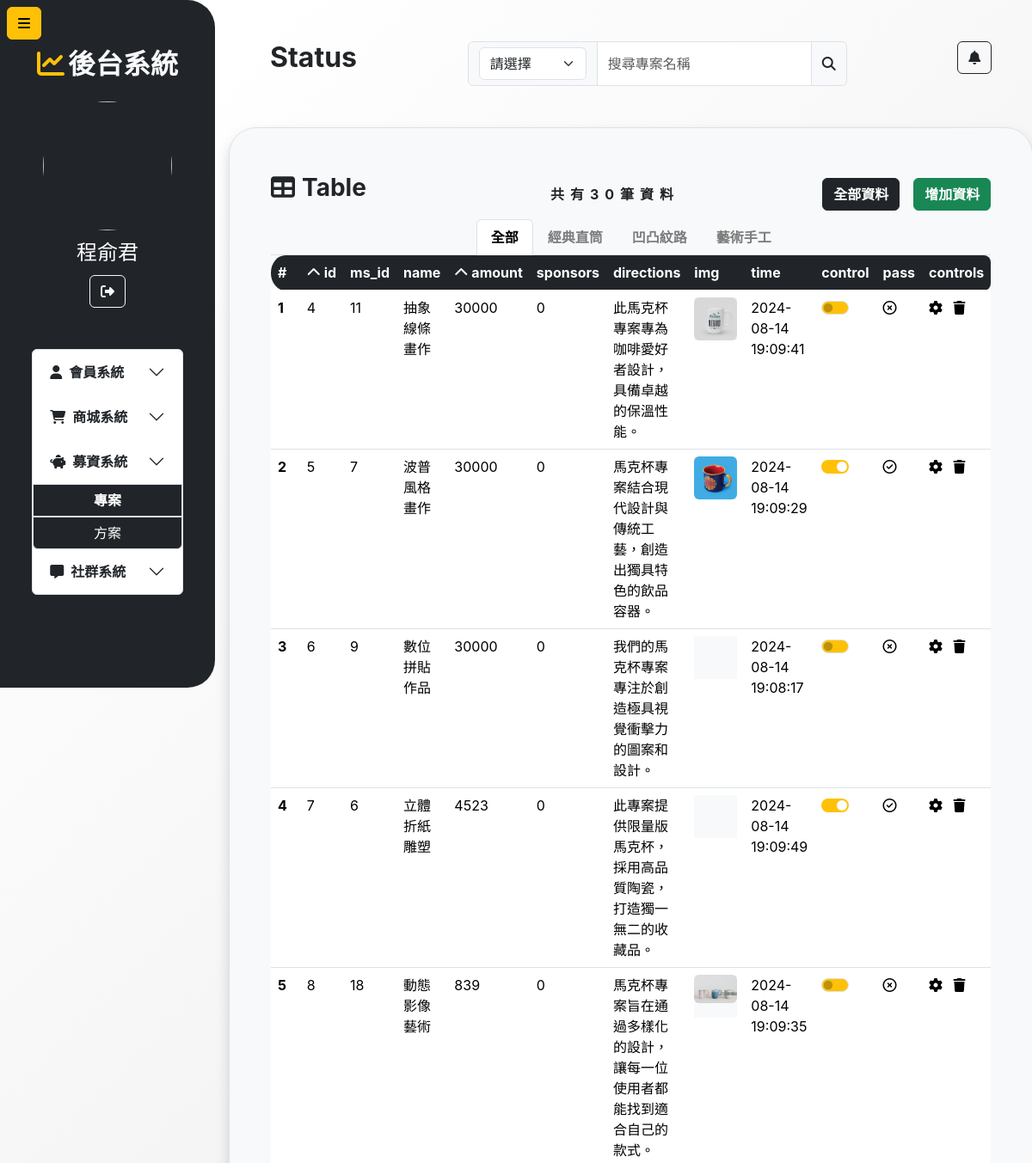
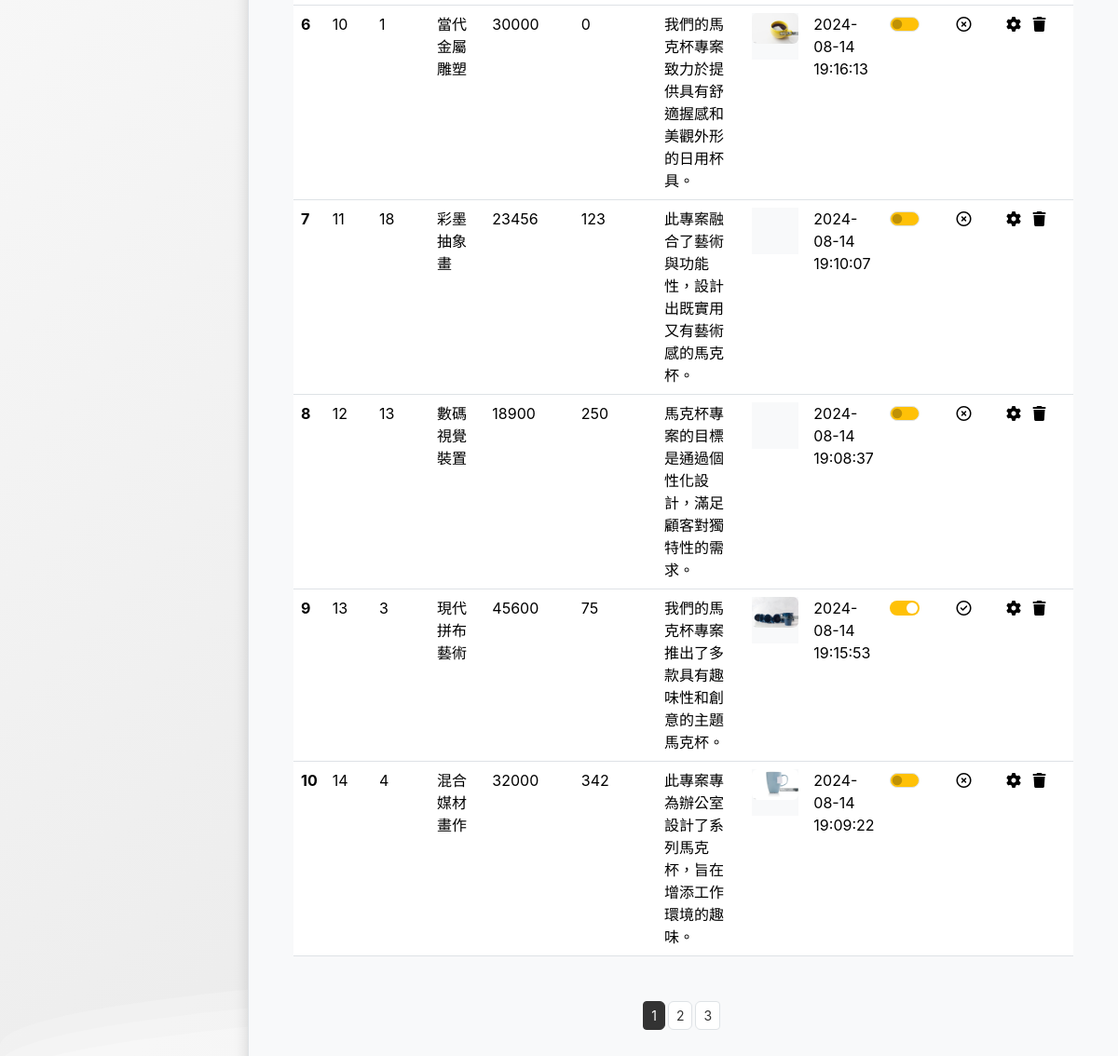
/fundrais/project.php (signed in), run on the app's committed database (2 pictures, top to bottom).
### tables this page shows
CREATE TABLE `type` (
  `id` int(11) NOT NULL,
  `name` varchar(20) DEFAULT NULL
);

CREATE TABLE `project` (
  `id` int(11) NOT NULL,
  `ms_id` int(11) NOT NULL,
  `type_id` int(11) NOT NULL,
  `name` varchar(100) NOT NULL,
  `amount` int(11) NOT NULL,
  `sponsors` int(11) DEFAULT 0,
  `directions` varchar(100) NOT NULL,
  `img` varchar(50) NOT NULL,
  `scope` varchar(30) DEFAULT NULL,
  `pass` int(11) DEFAULT 0,
  `success` int(11) DEFAULT 0,
  `time` datetime DEFAULT current_timestamp(),
  `endtime` datetime DEFAULT NULL
);

### fundrais/project.php (the view, shortened to what this page needs)
<?php
require_once("../conn.php");
if (isset($_GET['query']) && !empty($_GET['query'])) {
  $query = $_GET['query'];
  $search = "`name` LIKE '%$query%' AND";
} else {
  $search = "";
  $query = "";
}
$cid = isset($_GET["cid"]) ? (int)$_GET["cid"] : 0;
if ($cid === 0) {
  $type = "";
} else {
  $type = "`type_id`= $cid AND";
}
if (isset($_GET['query']) && !empty($_GET['query'])) {
  $query = $_GET['query'];
  $queryType=isset($_GET['queryType'])?$_GET['queryType']:"name";
  $search = "`$queryType`  LIKE '%$query%' AND";
} else {
  $search = "";
  $query = "";
}
$page = isset($_GET["page"]) ? (int)$_GET["page"] : 1;
$perPage = 10;
$pageStart = ($page - 1) * $perPage;
$order="";
$if=false;
$sql = "SELECT *  FROM `project` WHERE    $search  $type    (`endtime` is NULL or `endtime` > NOW())  $order LIMIT $pageStart,$perPage";
$sqlAll = "SELECT *  FROM `project` WHERE  $search  $type   (`endtime` is NULL or `endtime` > NOW()) ";
$sqlType = "SELECT *  FROM `type`";
try {
  $result = $conn->query($sql);
  $allResult = $conn->query($sqlAll);
  $typeResult = $conn->query($sqlType);
  $projectNumber = $allResult->num_rows;
  $totlePage = ceil($projectNumber / $perPage);
  $Number = $result->num_rows;
  $rows = $result->fetch_all(MYSQLI_ASSOC);
  $typeRows = $typeResult->fetch_all(MYSQLI_ASSOC);
} catch (mysqli_sql_exception $e) {
  echo $e->getMessage();
}
?>
<!DOCTYPE html>
<html lang="zh-hant-TW">
<head>
  <link rel="stylesheet" href="https://cdnjs.cloudflare.com/ajax/libs/font-awesome/6.6.0/css/all.min.css" />
  <link rel="stylesheet" href="../css/index.css">
  <link href="https://cdn.jsdelivr.net/npm/bootstrap@5.3.3/dist/css/bootstrap.min.css" rel="stylesheet">
</head>
<body>
</body>
<body>
  <div class="p-0 container-fluid d-flex  ">
    <div class="collapse show collapse-horizontal  sticky-top z-1 h100vh" id="collapseWidthExample">
      <nav class="w250px h100vh bg-dark p-2 rounded-end-5 ">
        <div class="my-4 mt-5">
          <h2 class="text-center text-light fw-bold"><i class="fa-solid fa-chart-line me-1 text-warning"></i>後台系統</h2>
        </div>
        <div>
          <img class="d-block m-auto rounded-circle mt-2 w150px h150px" src="../membersystem/php_image/<?=$_SESSION["user"]["img"]?>" alt="">
          <p class="text-white text-center my-2 fs-4"><?=$_SESSION["user"]["name"]?></p>
            <button type="button" class="btn btn-outline-light d-block m-auto loginOut">
              <i class="fa-solid fa-right-from-bracket"></i>
            </button>
        </div>
        <div class="accordion mt-5 " id="accordionExample">
          <div class="accordion-item w-75 m-auto ">
            <h2 class="accordion-header ">
              <button class=" fw-bold  accordion-button collapsed  " type="button" data-bs-toggle="collapse" data-bs-target="#collapseOne" aria-expanded="true" aria-controls="collapseOne">
                <i class="fa-solid fa-user me-2"></i>會員系統
              </button>
              <button class=" fw-bold  accordion-button collapsed " type="button" data-bs-toggle="collapse" data-bs-target="#collapseTwo" aria-expanded="true" aria-controls="collapseOne">
              <i class="fa-solid fa-cart-shopping me-2" ></i>商城系統
              </button>
              <button class=" fw-bold  accordion-button collapsed " type="button" data-bs-toggle="collapse" data-bs-target="#collapseThree" aria-expanded="true" aria-controls="collapseOne">
              <i class="fa-solid fa-piggy-bank me-2"></i>募資系統
              </button>
              <div id="collapseThree" class="accordion-collapse collapse show" data-bs-parent="#accordionExample">
              <div class="accordion-body p-0">
                <div class="d-grid  ">
                  <div>
                    <a href="./project.php" class="btn d-block bg-dark fw-bold text-white rounded-0 border">專案</a>
                  </div>
                  <div>
                    <a href="#" class="btn d-block bg-dark text-white rounded-0 border rounded-bottom">方案</a>
                  </div>
                </div>
              </div>
            </div>
              <button class=" fw-bold  accordion-button collapsed " type="button" data-bs-toggle="collapse" data-bs-target="#collapseFour" aria-expanded="true" aria-controls="collapseOne">
                <i class="fa-solid fa-message me-2"></i>社群系統
              </button>
            </h2>
          </div>
        </div>
      </nav>
    </div>
    <button class="btn btn-warning z-3   position-fixed start-0 top-0 mt-2 ms-2" type="button" data-bs-toggle="collapse" data-bs-target="#collapseWidthExample" aria-expanded="false" aria-controls="collapseWidthExample">
      <i class="fa-solid fa-bars"></i>
    </button>
    <main class="flex-grow-1 px-3 mb-5">
      <div class="d-flex p-5 justify-content-between">
        <div class="">
          <h2 class="fw-bold">Status</h2>
        </div>
        <div class="flex-grow">
          <form action="" method="get">
            <div class="input-group flex-nowrap">
              <div class="input-group-text">
                <select id="Select" name="queryType" class="form-select">
                  <option <?=isset($_GET["queryType"])?"":"selected"?> value="" disabled>請選擇</option>
                </select>
              </div>
              <input type="text" class="form-control  inputWidth" name="query" id="search" placeholder="搜尋專案名稱" aria-label="Username" aria-describedby="addon-wrapping" value="<?php echo isset($_GET['query']) ? htmlspecialchars($_GET['query']) : ''; ?>">
              <button class="input-group-text search" id="addon-wrapping "><i class="fa-solid fa-magnifying-glass"></i></button>
            </div>
          </form>
        </div>
        <div>
          <button type="button" class="btn btn-outline-dark"><i class="fa-solid fa-bell"></i></button>
        </div>
      </div>
      <div class="container border p-5 rounded-5 bg-light shadow">
        <div class="d-flex justify-content-between align-items-center">
          <p class="fs-3 fw-bold">
            <i class="fa-solid fa-table me-2"></i>Table
          </p>
          <p class=" fw-bold m-0 letter-spacing ms-5">共有<?= $projectNumber ?>筆資料</p>
          <div class="d-flex align-items-center">
            <a class="btn text-white btn-dark fw-bold me-3" href="./project.php">全部資料</a>
            <button type="button" class="btn btn-success fw-bold" data-bs-toggle="modal" data-bs-target="#exampleModal">增加資料</button>
          </div>
        </div>
        <div class="nav nav-tabs mx-auto justify-content-center">
          <a class="nav-link fw-bold <?= $cid === 0 ? "active text-black fw-bold" : "text-black-50 fw-bold" ?>" href="?query=<?= isset($query)?$query:""?>&queryType=<?= isset($queryType)?$queryType:"" ?>">全部</a>
          <?php foreach ($typeRows as $typeRow) : ?>
            <a class=" nav-link fw-bold <?= $cid === (int)$typeRow["id"] ? "active text-black fw-bold" : "text-black-50 fw-bold" ?>" href="?cid=<?= $typeRow["id"] ?>&query=<?= isset($query)?$query:"" ?>&queryType=<?= isset($queryType)?$queryType:"" ?>"><?= isset($typeRow["name"])?$typeRow["name"]:"" ?></a>
          <?php endforeach; ?>
        </div>
        <div class="tab-content" id="pills-tabContent">
          <div class="tab-pane fade show active" id="pills-home" role="tabpanel" aria-labelledby="pills-home-tab" tabindex="0">
            <table class="table table-hover ">
              <thead>
                <tr class="table-dark " style="border:none;">
                  <th class="index rounded-start-circle" scope="col">#</th>
                  <th class="id" scope="col">
                    <a class="a d-flex align-items-center rotate-link1" href="?name=id&page=<?=$page?>&cid=<?=$cid?>&if=<?=$if?>&queryType=<?= isset($queryType)?$queryType:""?>&query=<?= isset($query)?$query:"" ?>">
                      <i class="fa-solid fa-chevron-up me-1" id="link1"></i>id
                    </a>
                  </th>
                  <th class="ms_id" scope="col">ms_id</th>
                  <th class="name" scope="col">name</th>
                  <th class="amountDesc  " scope="col">
                    <a class="a d-flex align-items-center rotate-link2" href="?name=amount&page=<?=$page?>&cid=<?=$cid?>&if=<?=$if?>&queryType=<?= isset($queryType)?$queryType:""?>&query=<?= isset($query)?$query:"" ?>">
                      <i class="fa-solid fa-chevron-up me-1" id="amount"></i>amount
                    </a>
                  </th>
                  <th class="sponsors" scope="col">sponsors</th>
                  <th class="directions" scope="col">directions</th>
                  <th class="img" scope="col">img</th>
                  <th class="time" scope="col">time</th>
                  <th class="pass" scope="col">control</th>
                  <th class="success" scope="col">pass</th>
                  <th class="controls rounded-end-3" scope="col">controls</th>
                </tr>
              </thead>
              <tbody>
                <? if ($Number >= 0) : ?>
                  <?php foreach ($rows as $index => $row) : ?>
                    <tr>
                      <th scope="row"><?= $index + 1 ?></th>
                      <td><?= $row["id"] ?></td>
                      <td><?= $row["ms_id"] ?></td>
                      <td><?= $row["name"] ?></td>
                      <td><?= $row["amount"] ?></td>
                      <td><?= $row["sponsors"] ?></td>
                      <td><?= $row["directions"] ?></td>
                      <td><div class="w50px h50px bg-light overflow-hidden"><img class="rounded-2 w-100 object-fit-cover" src="./img/<?= $row["img"] ?>" alt=""></div></td>
                      <td><?= $row["time"] ?></td>
                      <td>
                        <form action="./project.php ">
                          <div class="form-check form-switch">
                            <input class="form-check-input pass bg-warning " type="checkbox" name="switch" role="switch" id="pass<?= $index + 1 ?>" <?= $row["pass"] == 1 ? "checked" : "" ?> onchange="pass(event)">
                          </div>
                        </form>
                      </td>
                      <td class="align-items-center">
                        <? if($row["pass"]==1):?>
                          <i class="fa-regular fa-circle-check"></i>
                        <? else:?>
                          <i class="fa-regular fa-circle-xmark"></i>
                        <?endif?>
                      </td>
                      <td>
                        <i class=" fa-solid fa-gear me-2 hover" data-bs-toggle="modal" data-bs-target="#setModal<?= $index ?>"></i>
                        <i class=" btn-del fa-solid fa-trash hover" idn="<?= $row["id"] ?>"></i>
                      </td>
                    </tr>
                  <?php endforeach; ?>
                <? endif ?>
              </tbody>
            </table>
            <nav aria-label="..." class="d-flex justify-content-center mt-5">
          <ul class=" pagination pagination-sm">
            <? for ($i = 0; $i < $totlePage; $i++) : ?>
              <li class="me-1  page-item <?= $page === $i + 1 ? "active" : "" ?>" aria-current="page">
                <a href="?page=<?= $i + 1 ?><?= '&cid=' . $cid > 0 ? $cid : "" ?>" class="btn page-link "><?= $i + 1 ?></a>
              </li>
            <? endfor; ?>
          </ul>
        </nav>
          </div>
        </div>
      </div>
    </main>
  </div>
</body>
</html>

### css/index.css (style rules this page uses)
.w250px { width: 250px; }
.h150px { height: 150px; }
.w150px { width: 150px; }
.w50px { width: 50px; }
.h50px { height: 50px; }
* { padding: 0; margin: 0; box-sizing: border-box; }
#search { width: 250px; transition: width 0.5s ease; }
.hover { cursor: pointer; }
.sticky-top { position: sticky; top: 0; }
.h100vh { height: 100vh; }
.letter-spacing { letter-spacing: 7px; }
.a { text-decoration: none; color: white; }

### fundrais/project.php (style rules this page uses)
body { margin: auto; font-family: -apple-system, BlinkMacSystemFont, sans-serif; overflow: auto; background: linear-gradient(315deg, rgba(180, 180, 180, 1) 3%, rgba(200, 200, 200, 1) 38%, rgba(220, 220, 220, 1) 68%, rgba(255, 255, 255, 1) 98%); animation: gradient 15s ease infinite; background-size: 400% 400%; background-attachment: fixed; }
.form-check-input:checked { border:none }
.page-link { color:#333; }
.active>.page-link { background-color: #333; border:1px solid #333; }

### data on the page
type: name "經典直筒"
type: name "凹凸紋路"
type: name "藝術手工"
project: id "4", ms "11", name "抽象線條畫作", amount "30000", sponsors "0", directions "此馬克杯專案專為咖啡愛好者設計，具備卓越的保溫性能。", img (picture), time "2024-08-14 19:09:41"
project: id "5", ms "7", name "波普風格畫作", amount "30000", sponsors "0", directions "馬克杯專案結合現代設計與傳統工藝，創造出獨具特色的飲品容器。", img (picture), time "2024-08-14 19:09:29", pass "☑"
project: id "6", ms "9", name "數位拼貼作品", amount "30000", sponsors "0", directions "我們的馬克杯專案專注於創造極具視覺衝擊力的圖案和設計。", time "2024-08-14 19:08:17"
project: id "7", ms "6", name "立體折紙雕塑", amount "4523", sponsors "0", directions "此專案提供限量版馬克杯，採用高品質陶瓷，打造獨一無二的收藏品。", time "2024-08-14 19:09:49", pass "☑"
project: id "8", ms "18", name "動態影像藝術", amount "839", sponsors "0", directions "馬克杯專案旨在通過多樣化的設計，讓每一位使用者都能找到適合自己的款式。", img (picture), time "2024-08-14 19:09:35"
project: id "10", ms "1", name "當代金屬雕塑", amount "30000", sponsors "0", directions "我們的馬克杯專案致力於提供具有舒適握感和美觀外形的日用杯具。", img (picture), time "2024-08-14 19:16:13"
project: id "11", ms "18", name "彩墨抽象畫", amount "23456", sponsors "123", directions "此專案融合了藝術與功能性，設計出既實用又有藝術感的馬克杯。", time "2024-08-14 19:10:07"
project: id "12", ms "13", name "數碼視覺裝置", amount "18900", sponsors "250", directions "馬克杯專案的目標是通過個性化設計，滿足顧客對獨特性的需求。", time "2024-08-14 19:08:37"
project: id "13", ms "3", name "現代拼布藝術", amount "45600", sponsors "75", directions "我們的馬克杯專案推出了多款具有趣味性和創意的主題馬克杯。", img (picture), time "2024-08-14 19:15:53", pass "☑"
project: id "14", ms "4", name "混合媒材畫作", amount "32000", sponsors "342", directions "此專案專為辦公室設計了系列馬克杯，旨在增添工作環境的趣味。", img (picture), time "2024-08-14 19:09:22"

### other printed values
$_SESSION["user"]["name"] "程俞君"
$projectNumber "30"
